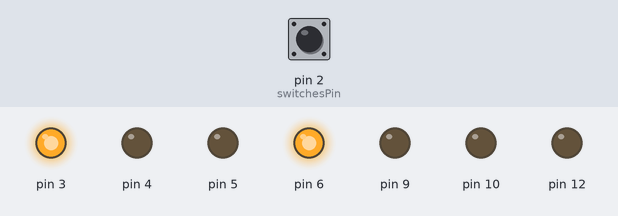
Recording of a sketch running on a simulated Arduino Uno, built with avr-gcc and run on an emulated ATmega328P. Parts: output pins drawn as LEDs (lit = HIGH). Inputs (shaded band) come from the test bench; at power-on: pin 2 (switchesPin) HIGH. What the sketch prints to the serial monitor is not drawn.

Above: at 0.1 s.
At 35.1 s:
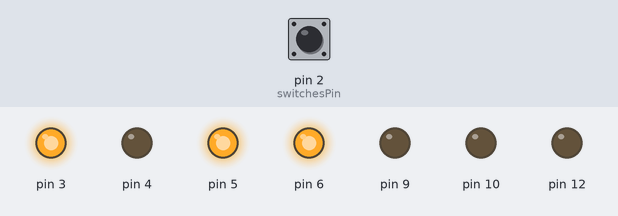
At 95.1 s:
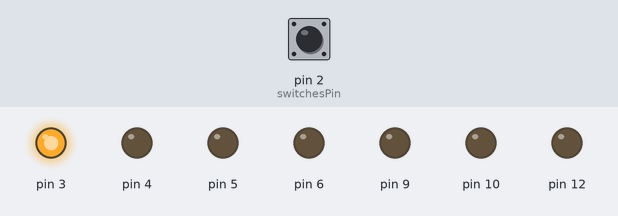
Timing chart, 0 to 126.8 s (numbered marks = the images above):
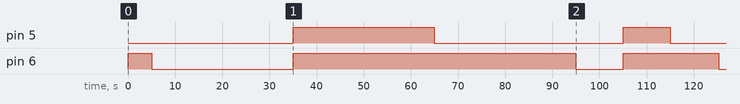

Measured:
- by itself, pin 5: HIGH → LOW at 65.0 s, → HIGH 40.0 s later, → LOW 10.0 s later
- by itself, pin 6: goes LOW 30.0 s, HIGH 60.0 s, LOW 10.0 s, HIGH 20.3 s, then LOW

The sketch:

libTCS3200.ino
```cpp
#include "TCS3200.h"
#include "sout.h"
#include "stopwatch.h"
#include "ColorDivision.h"
#include "Communicator.h"

using namespace util;
using namespace serial;
using namespace timeutil;
using namespace communication;
TCS3200Controller controller;
Communicator comm(10, 11, 12);

void setup()
{
    sout.init();

    int switches[4] = {3, 4, 5, 6};
    controller.attachSwitchesPin(switches);
    // controller.attachLEDPin(8);
    controller.attachOutPin(2);
    controller.attachOEPin(9);
    controller.initialize();

    if (!controller) //Error handle.
    {
        sout << "Initialization Failed" << endl
             << "Controller State:" << endl;

        for (int i = 0; i < 4; i++)
            sout << controller.switchesPin[i] << endl;
        sout << "switches end" << endl;
        sout << controller.LEDPin << endl;
        sout << controller.outPin << endl;
        return;
    }

    controller.setLedEnabled(true);
    controller.setLedEnabled(false);
    controller.setOEPinEnabled(false);

    controller.setColorFilterMode(TCS3200Controller::FilterMode::BLUE);
    controller.setFrequencyScaling(TCS3200Controller::FrequencyScaling::_20_PERCENT);

    sout << endl
         << endl;
    sout << "Performing White Balance in 5 seconds." << endl;
    delay(5000);
    controller.performWhiteBalance();

    // sout << "Performing Black Balance in 5 seconds." << endl;
    // delay(5000);
    // controller.performBlackBalance();

    // controller.takeOverAll(controller, nullptr); //Decommenting this statement makes everything go automatically.
}

void loop()
{
    using namespace colordiv;
    Color crgb = controller.measureColor(10);
    ColorHSL c = crgb.toHSL();

    // sout << crgb << endl;
    sout << c << endl;

    ColorDivision div;
    int colorType = div.toColorType(c);
    sout << colorTypeToCstr(colorType) << endl;
    // sout << controller.readRFreq() << ';' << controller.readGFreq() << ';' << controller.readBFreq() << endl;
    delay(333);
}
```

BuiltInLED.cpp
```cpp
#include <Arduino.h>
#include "BuiltInLED.h"

namespace util
{
LED::LED(int digitalPin) : pin(digitalPin) {
    pinMode(digitalPin, OUTPUT);
}

void LED::setState(bool isOn)
{
    digitalWrite(pin, isOn ? HIGH : LOW);
}

void LED::on()
{
    setState(true);
}

void LED::off()
{
    setState(false);
}
}
```

BuiltInLED.h
```cpp
#ifndef BUILT_IN_LED
#define BUILT_IN_LED

namespace util
{
class LED
{
  private:
    int pin = 13;

  public:
    LED(int digitalPin = 13);
    void setState(bool);
    void on();
    void off();
};
}

#endif
```

ColorDivision.cpp
```cpp
#include "ColorDivision.h"
#include "mathutil.h"

using namespace mathutil;

namespace colordiv
{
bool mayBe(int, Hues, int);

ColorType ColorDivision::toColorType(ColorHSL clr)
{
    int hue = clr.h;
    if (clr.l >= whiteThres)
        return ColorType::WHITE;
    else if (clr.l <= blackThres)
        return ColorType::BLACK;
    else if (mayBe(hue, Hues::RED, tolerance))
        return ColorType::RED;
    else if (mayBe(hue, Hues::GREEN, tolerance))
        return ColorType::GREEN;
    else if (mayBe(hue, Hues::BLUE, tolerance))
        return ColorType::BLUE;
    else
        return ColorType::UNKNOWN;
}

bool mayBe(int hue, Hues hueRef, int tolerance)
{
    int hueRefVal = hueRef;
    return inCircularRange(hue, hueRefVal - tolerance, hueRefVal + tolerance, 256);
}
}
```

Communicator.cpp
```cpp
#include "Communicator.h"
#include <Arduino.h>
#include "colortypes.h"
#include "TCS3200.h"
#include "colordivision.h"

using namespace util;
namespace communication
{
Communicator::Communicator(int pwmOut,
                           int monitor,
                           int notifier) : pwmOutPin(pwmOut),
                                           monitorPin(monitor),
                                           notifierPin(notifier)
{
    pinMode(pwmOutPin, OUTPUT);
    pinMode(monitorPin, INPUT);
    pinMode(notifierPin, OUTPUT);
}

void Communicator::awaitResponse(const unsigned long timeout = 0xFFFFFFFF)
{
    unsigned long start = millis();
    while (true)
    {
        if ((millis() - start) > timeout || isReplyRequested())
            return;
    }
}

bool Communicator::isReplyRequested()
{
    return digitalRead(monitorPin) != HIGH;
}

void Communicator::sendBack(ColorType clr)
{
    static const int typeCodeMap[] = {31, 0, 1, 2, 3, 4};
    analogWrite(pwmOutPin, typeCodeMap[clr]);
}

void Communicator::setStateReady(bool state)
{
    digitalWrite(notifierPin, state ? HIGH : LOW);
}

void Communicator::takeOverAll(TCS3200Controller &controller, BreakCondition brk)
{
    using namespace colordiv;

    setStateReady(true);

    ColorDivision div;
    controller.performWhiteBalance();

    bool exit = false;
    while (true)
    {
        while (!isReplyRequested())
            if (brk != nullptr && brk())
            {
                exit = true;
                break;
            }

        if (exit)
            break;

        setStateReady(false);
        sendBack(div.toColorType(controller.measureColor(30).toHSL()));
        setStateReady(true);
    }
}
}
```

Communicator.h
```cpp
#ifndef INTERBOARD_COMMUNICATOR_H
#define INTERBOARD_COMMUNICATOR_H

#include "colortypes.h"
#include "TCS3200.h"

namespace communication
{
class Communicator
{
  private:
    int pwmOutPin;
    int monitorPin;
    int notifierPin;

  public:
    typedef bool (*BreakCondition)();
    Communicator(int pwmOut, int monitor, int notifier);
    // void initialize();

    void awaitResponse(const unsigned long timeout = 0xFFFFFFFF);
    bool isReplyRequested();
    void sendBack(ColorType);
    void setStateReady(bool);

    void takeOverAll(util::TCS3200Controller &,BreakCondition b = nullptr);
};
}

#endif
```

StopWatch.cpp
```cpp
#include "StopWatch.h"
#include "sout.h"
using namespace serial;

namespace timeutil
{

AbstractStopWatch::AbstractStopWatch(){}

unsigned long AbstractStopWatch::mark()
{
    unsigned long old = value;
    value = get();
    return value - old;
}

unsigned long AbstractStopWatch::peek()
{
    return get() - value;
}
}
```

StopWatch.h
```cpp
#ifndef STOPWATCH_H
#define STOPWATCH_H

#include <Arduino.h>
namespace timeutil
{

class AbstractStopWatch
{
  protected:
    unsigned long value;
    virtual unsigned long get() {}

  public:
    virtual AbstractStopWatch();
    virtual unsigned long mark();
    virtual unsigned long peek();
};

class StopWatchInMillis : public AbstractStopWatch
{
  public:
    StopWatchInMillis() : AbstractStopWatch()
    {
        value = get();
    }

  protected:
    virtual unsigned long get() override
    {
        return millis(); //Get time in millisecond
    }
};

class StopWatchInMicros : public AbstractStopWatch
{
  public:
    StopWatchInMicros() : AbstractStopWatch()
    {
        value = get();
    }

  protected:
    virtual unsigned long get() override
    {
        return micros(); //Get time in microsecond
    }
};
}

#endif
```

TCS3200.cpp
```cpp
#include "TCS3200.h"
#include <Arduino.h>
#include "sout.h"
#include "mathutil.h"
#include <EEPROM.h>

namespace util
{
using namespace serial;
using namespace mathutil;

static const int blcfgLength = sizeof(TCS3200Controller::BalanceConfig);
static int wbcfgHeaderAddr = 0; //These two declaraction are used when balance configurations are saved in EEPROM

TCS3200Controller::TCS3200Controller()
{
    // int idx = wbcfgHeaderAddr;
    // if (EEPROM.read(idx++) == blcfgLength)
    //     EEPROM.get(idx, wbcfg);

    // idx += blcfgLength;

    // if (EEPROM.read(idx++) == blcfgLength)
    //     EEPROM.get(idx, bbcfg);

}

TCS3200Controller::~TCS3200Controller()
{
}

TCS3200Controller::TCS3200Controller(const TCS3200Controller &con)
{
}

void TCS3200Controller::attachSwitchesPin(int (&switches)[4])
{
    for (int i = 0; i < 4; i++)
    {
        attachSwitchPin(i, switches[i]);
    }
}

void TCS3200Controller::attachSwitchPin(int ordinal, int pin)
{
    switchesPin[ordinal] = pin;
}

void TCS3200Controller::attachOEPin(int pin)
{
    OEPin = pin;
}

void TCS3200Controller::attachLEDPin(int pin)
{
    LEDPin = pin;
}

void TCS3200Controller::attachOutPin(int pin)
{
    outPin = pin;
}

void TCS3200Controller::setColorFilterMode(TCS3200Controller::FilterMode filterMode)
{
    int pinState[2];
    filterModeToIntArray(filterMode, pinState);
    digitalWrite(switchesPin[2], pinState[0]);
    digitalWrite(switchesPin[3], pinState[1]);
}

void TCS3200Controller::setFrequencyScaling(TCS3200Controller::FrequencyScaling scaling)
{
    int pinState[2];
    frequencyScalingToIntArray(scaling, pinState);
    digitalWrite(switchesPin[0], pinState[0]);
    digitalWrite(switchesPin[1], pinState[1]);
}

void TCS3200Controller::filterModeToIntArray(FilterMode filterMode, int (&ret)[2])
{
    switch (filterMode)
    {
    case FilterMode::RED:
        ret[0] = LOW;
        ret[1] = LOW;
        break;
    case FilterMode::BLUE:
        ret[0] = LOW;
        ret[1] = HIGH;
        break;
    case FilterMode::NONE:
        ret[0] = HIGH;
        ret[1] = LOW;
        break;
    case FilterMode::GREEN:
        ret[0] = ret[1] = HIGH;
        break;
    }
}

void TCS3200Controller::frequencyScalingToIntArray(FrequencyScaling scaling, int (&ret)[2])
{
    switch (scaling)
    {
    case FrequencyScaling::DOWN:
        ret[0] = ret[1] = LOW;
        break;
    case FrequencyScaling::_2_PERCENT:
        ret[0] = LOW;
        ret[1] = HIGH;
        break;
    case FrequencyScaling::_20_PERCENT:
        ret[0] = HIGH;
        ret[1] = LOW;
        break;
    case FrequencyScaling::_100_PERCENT:
        ret[0] = ret[1] = HIGH;
        break;
    }
}

void TCS3200Controller::setOEPinEnabled(bool flag)
{
    if (OEPin >= 0)
    {
        digitalWrite(OEPin, flag ? HIGH : LOW);
    }
}

void TCS3200Controller::setLedEnabled(bool flag)
{
    if (LEDPin >= 0)
    {
        digitalWrite(LEDPin, flag ? HIGH : LOW);
    }
}

void TCS3200Controller::initialize()
{
    for (int i = 0; i < 4; i++)
    {
        if (switchesPin[i] < 0)
            return;
        else
        {
            pinMode(switchesPin[i], OUTPUT); //Input to the chip is output from the board.
        }
    }

    if (outPin < 0)
        return;
    else
        pinMode(outPin, INPUT);

    if (OEPin >= 0)
        pinMode(OEPin, OUTPUT);

    if (LEDPin >= 0)
        pinMode(LEDPin, OUTPUT);

    initialized = true;
}

TCS3200Controller::operator bool()
{
    return initialized;
}

void TCS3200Controller::test()
{
}

long TCS3200Controller::readRawValue(TCS3200Controller::FilterMode filterMode, const int repeatForAverage = 1)
{
    setColorFilterMode(filterMode);
    int sum = 0;
    for (int i = 0; i < repeatForAverage; i++)
    {
        sum += pulseIn(outPin, LOW);
    }
    return sum / repeatForAverage;
}

double TCS3200Controller::readRawFreq(TCS3200Controller::FilterMode fMode, const int repeatForAverage = 1)
{
    return 1000.0 / readRawValue(fMode, repeatForAverage);
}

typename ::Color TCS3200Controller::measureColor(const int repeatSampling)
{
    typename ::Color color;
    double r = readRawFreq(FilterMode::RED, repeatSampling);
    double g = readRawFreq(FilterMode::GREEN, repeatSampling);
    double b = readRawFreq(FilterMode::BLUE, repeatSampling);

    // sdebug << "BBCFG" << endl
    //        << bbcfg;
    // sdebug << "WBCFG" << endl
    //        << wbcfg;
    // sdebug << r << " " << g << " " << b << endl;

    color.r = mapWithinRange(r, bbcfg.r.baseValue, wbcfg.r.baseValue, 0.0, 255.0);
    color.g = mapWithinRange(g, bbcfg.g.baseValue, wbcfg.g.baseValue, 0.0, 255.0);
    color.b = mapWithinRange(b, bbcfg.b.baseValue, wbcfg.b.baseValue, 0.0, 255.0);

    return color;
}

void TCS3200Controller::performBalance(BalanceConfig &cfg)
{
    const int r = 30;
    cfg.r.baseValue = readRawFreq(FilterMode::RED, r);
    cfg.g.baseValue = readRawFreq(FilterMode::GREEN, r);
    cfg.b.baseValue = readRawFreq(FilterMode::BLUE, r);

    // int idx = wbcfgHeaderAddr;
    // if (&cfg == &wbcfg)
    // {
    //     EEPROM.update(idx++, blcfgLength);
    //     EEPROM.put(idx, wbcfg);
    // }

    // idx += blcfgLength;
    // if (&cfg == &bbcfg)
    // {
    //     EEPROM.update(idx++, blcfgLength);
    //     EEPROM.put(idx, bbcfg);
    // }
}
}

serial::SerialOut &operator<<(serial::SerialOut &out, util::TCS3200Controller::BalanceConfig &cfg)
{
    using namespace serial;
    return out << " R:BaseValue = " << cfg.r.baseValue
               << " G:BaseValue = " << cfg.g.baseValue
               << " B:BaseValue = " << cfg.b.baseValue
               << endl;
}
```

TCS3200.h
```cpp
#ifndef TCS3200_CONTROLLER_PAPERCUBE
#define TCS3200_CONTROLLER_PAPERCUBE

#include <Arduino.h>

#include "sout.h"
#include "mathutil.h"
#include "colortypes.h"


struct Color; //Forward declaration

namespace util
{
class TCS3200Controller
{
  public:
    struct ColorAdjustment
    {
        double baseValue = 0;
    };

    struct BalanceConfig
    {
        ColorAdjustment r;
        ColorAdjustment g;
        ColorAdjustment b;
    };

  public:
    mutable int outPin = -2;
    mutable int switchesPin[4] = {-2, -2, -2, -2}; //S0,S1 -> FrequencyScaling, S2,S3 -> ColorFilterMode
    mutable int OEPin = -2;
    mutable int LEDPin = -2;

    mutable bool initialized = false;
    mutable BalanceConfig wbcfg;
    mutable BalanceConfig bbcfg;

  public:
    enum class FilterMode : unsigned int
    {
        RED,
        GREEN,
        BLUE,
        NONE
    };

    enum class FrequencyScaling : unsigned int
    {
        DOWN,
        _2_PERCENT,
        _20_PERCENT,
        _100_PERCENT
    };

    TCS3200Controller();
    ~TCS3200Controller();
    TCS3200Controller(const TCS3200Controller &);

    void attachOutPin(int pin);
    void attachSwitchesPin(int (&)[4]);
    void attachSwitchPin(int, int);

    void attachOEPin(int);
    void attachLEDPin(int);

    void setColorFilterMode(util::TCS3200Controller::FilterMode);
    void setFrequencyScaling(util::TCS3200Controller::FrequencyScaling);

    void setOEPinEnabled(bool);
    void setLedEnabled(bool);

    void initialize();

    long readRawValue(FilterMode, const int repeatForAverage = 1);
    double readRawFreq(FilterMode, const int repeatForAverage = 1);

    double readRFreq() { return 1000.0 / readRawValue(FilterMode::RED); }
    double readGFreq() { return 1000.0 / readRawValue(FilterMode::GREEN); }
    double readBFreq() { return 1000.0 / readRawValue(FilterMode::BLUE); }
    double readBrightnessFreq() { return 1000.0 / readRawValue(FilterMode::NONE); }

    typename ::Color measureColor(const int = 1);

    void performBalance(BalanceConfig &);
    void performWhiteBalance() { performBalance(wbcfg); }
    void performBlackBalance() { performBalance(bbcfg); }

    explicit operator bool();

    void test();

  protected:
    void filterModeToIntArray(FilterMode, int (&)[2]);
    void frequencyScalingToIntArray(FrequencyScaling, int (&)[2]);
};
}


serial::SerialOut &
operator<<(serial::SerialOut &out, util::TCS3200Controller::BalanceConfig &cfg);

#endif
```

TriDigit.cpp
```cpp
#include "TriDigit.h"
#include <Arduino.h>

namespace communication
{

TriDigit::TriDigit(int pinA,
                   int pinB,
                   int pinC,
                   bool isOutMode) : isOut(isOutMode)
{
    pins[0] = pinA;
    pins[1] = pinB;
    pins[2] = pinC;

    for (int i = 0; i < 3; i++)
    {
        pinMode(pins[i], isOutMode ? OUTPUT : INPUT);
    }
}

void TriDigit::write(const byte value)
{
    for (int i = 0; i < 3; i++)
    {
        digitalWrite(pins[i], (value >> i) & 1);
    }
}

int TriDigit::read()
{
    int result = 0;
    for (int i = 0; i < 3; i++)
    {
        result |= (digitalRead(pins[i]) << i);
    }

    return result;
}
}
```

TriDigit.h
```cpp
#ifndef TRIDIGIT_H
#define TRIDIGIT_H

namespace communication
{

typedef unsigned char byte;
class TriDigit
{
    public:
    int pins[3];
    bool isOut;

    TriDigit(int, int, int, bool);

    void write(byte);

    int read();

};
}

#endif
```

colordivision.h
```cpp
#ifndef COLOR_DIVISION_H
#define COLOR_DIVISION_H

#include "colortypes.h"

namespace colordiv
{
enum Hues : int
{
    RED = 0,
    GREEN = 85,
    BLUE = 171
};

class ColorDivision
{
  protected:
    int blackThres, whiteThres, tolerance;

  public:
    ColorDivision(const int blackThreshold = 40, const int whiteThreshold = 220, const int colorTolerance = 40)
    {
        blackThres = blackThreshold;
        whiteThres = whiteThreshold;
        tolerance = colorTolerance;
    }

    ColorType toColorType(ColorHSL);

    ColorType toColorType(Color c)
    {
        return toColorType(c.toHSL());
    }
};
}

#endif
```

colortypes.cpp
```cpp
#include "colortypes.h"
#include "mathutil.h"

#include "sout.h"
using namespace serial;

ColorHSL Color::toHSL()
{
    // sdebug << "RGB { R=" << r << ", G=" << g << ", B=" << b << "}" << endl;
    ColorHSL hsl;
    const int max = mathutil::maxOf(r, g, b);
    const int min = mathutil::minOf(r, g, b);

    const int range = max - min;

    double h = 0.0;
    if (range == 0)
        h = 0;
    else if (max == r)
        h = (60 * (g - b) / range) % 360;
    else if (max == g)
        h = 60.0 * (b - r) / range + 120;
    else if (max == b)
        h = 60.0 * (r - g) / range + 240;

    hsl.h = mathutil::mapWithinRange(h, 0.0, 360.0, 0.0, 255.0);

    hsl.l = (max + min) / 2;
    hsl.s = range / (255.0 - mathutil::absOf(2.0 * hsl.l - 255.0)) * 255.0;

    // sout << "HSL { H=" << hsl.h << ", S=" << hsl.s << ", L=" << hsl.l << "}" << endl;

    return hsl;
}

const char *colorTypeToCstr(ColorType cltyp)
{
    static const char *typeNames[] = {"Unknown", "White", "Black", "Red", "Green", "Blue"};
    return typeNames[cltyp];
}

SerialOut& operator<<(SerialOut& out, ColorHSL c){
    out << "HSL { H=" << c.h << ", S=" << c.s << ", L=" << c.l << " }";
}

SerialOut& operator<<(SerialOut& out, Color c){
    out << "RGB { R=" << c.r << ", G=" << c.g << ", B=" << c.b << " }";
}
```

colortypes.h
```cpp
#ifndef COLORTYPES_H
#define COLORTYPES_H

#include "sout.h"
using serial::SerialOut;

struct ColorHSL;

struct Color
{
    unsigned char r;
    unsigned char g;
    unsigned char b;

    ColorHSL toHSL();
};

struct ColorHSL
{
    unsigned char h;
    unsigned char s;
    unsigned char l;
};

enum ColorType
{
    UNKNOWN,
    WHITE,
    BLACK,
    RED,
    GREEN,
    BLUE
};

const char *colorTypeToCstr(ColorType);

SerialOut& operator<<(SerialOut& out, ColorHSL c);

SerialOut& operator<<(SerialOut& out, Color c);

#endif
```

sout.cpp
```cpp
#include "sout.h"
#include <Arduino.h>

namespace serial
{

void SerialOut::init(unsigned int rate)
{
    Serial.begin(rate);
}

const String endl = "\n";
SerialOut sout;
SerialOut sdebug(true);

}
```

Source omitted: mathutil.cpp (770 bytes), mathutil.h (1004 bytes), sout.h (989 bytes)
